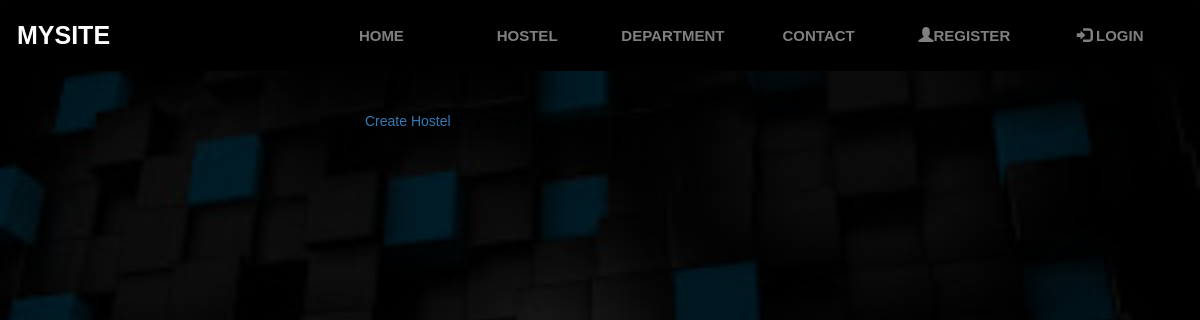
/management/hostel/, run on an earlier commit of the app's database.
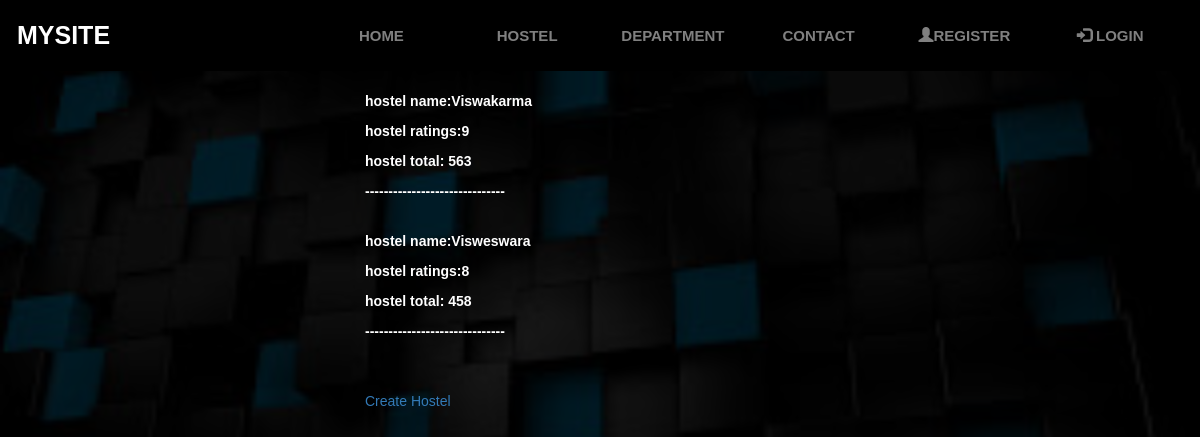
And on a later commit of the database.
### tweet/models.py (models this page shows)
class Hostel(models.Model):
    Hostel_Name=models.CharField(max_length=150,unique=True,null=True)
    ratings=models.IntegerField(null=True)
    total=models.IntegerField(null=True)

### tweet/views.py (the view)
# urls.py: path('management/hostel/',hostel_display,name='hostel'),
def hostel_display(request):
     obj = Hostel.objects.all()
     return render(request,'tweet/hostel_display.html',{'objs':obj})

### tweet/templates/tweet/hostel_display.html (shortened to what this page needs)
{% extends 'Tweet/base.html' %}
{% block content %}
<div>
	<div style="padding-left:0px;padding-bottom:10vh; display:grid;">
	{% for obj in objs %}
	<div style="padding-left:0px;padding-bottom:10vh; display:grid;">
	<p>hostel name:{{ obj.Hostel_Name }}</p>
	<p>hostel ratings:{{ obj.ratings }}</p>
	<p>hostel total: {{obj.total}}</p>
	<p> ------------------------------</p>
	<br>
	{% endfor %}
	<div ><h3></h3>  <a href="/hostel_create">Create Hostel</a></h3>  </div>
</div>
</div>
</div>
{% endblock %}

### tweet/templates/tweet/base.html (shortened to what this page needs)
<!DOCTYPE html>
{% load static %}
<html lang="en"
<meta charset="UTF-8">
<head><title>cynosure</title>
  <link rel="stylesheet" href="https://maxcdn.bootstrapcdn.com/bootstrap/3.4.0/css/bootstrap.min.css">
<link rel="stylesheet" href="https://use.fontawesome.com/releases/v5.7.2/css/all.css">
<link rel="stylesheet" href="{% static 'Tweet/css/mohan.css' %}" type="text/css">
</head>
<body>
    <div class="navbar">
     <div class="navbar__link-brand">MYSITE</div>
        <div class="navbar__items">
           <div class="navbar__link"><a href="{% url 'home' %}">home</a></div>
           <div class="navbar__link"><a href="{%url 'hostel'  %}">hostel</a></div>
                      <div class="navbar__link"><a href="{% url 'department' %}">department</a></div>
          <div class="navbar__link"><a href="{% url 'contact' %}">contact</a></div>
          {% if user.is_authenticated %}
           <div class="navbar__link"><a href="{% url 'profile' %}"><span class="glyphicon glyphicon-user"></span>profile</a></div>
           <div class="navbar__link"><a href="{% url 'logout' %}"><span class="glyphicon glyphicon-user"></span>logout</a></div>
           {% else %}
           <div class="navbar__link"><a href="{% url 'register' %}"><span class="glyphicon glyphicon-user"></span>register</a></div>
           <div class="navbar__link"><a href="{% url 'login' %}"><span class="glyphicon glyphicon-log-in"></span> login</a></div>
           {% endif %}
        </div>
</div>
<div class="content" >
    <div class="col-md-5">
      {% block content %}{% endblock %}
    </div>
    </div>
</html>

### tweet/static/tweet/css/mohan.css (style rules this page uses)
:root { --background: rgba(0, 214, 170, .85); }
*, *::before, *::after { box-sizing: border-box; }
.content { display:grid; place-items:center; }
.navbar { background-color:black; display:flex; padding:16px; font-family:sans-serif; color:blue; }
h3,p,h4 { color:white; font-weight:bold; }
.navbar__link-brand { flex:1; display:flex; align-items:center; font-size:25px; text-decoration:none; color:white; font-weight:bold; }
.navbar__items { align-self:flex-end; flex:3; display:flex; align-items:center; font-size:1.5rem; cursor:pointer; }
.navbar__link { flex:1; display:grid; place-items:center; padding:8px; }
.navbar__link a { color:grey; font-weight:bold; text-decoration:none; text-transform:uppercase; }

### tweet/templates/tweet/hostel_display.html (style rules this page uses)
p { over-flow:none; }

What changed in the data, as far as the page shows it:
added Hostel: Hostel_Name "Viswakarma", ratings "9", total "563"
added Hostel: Hostel_Name "Visweswara", ratings "8", total "458"
